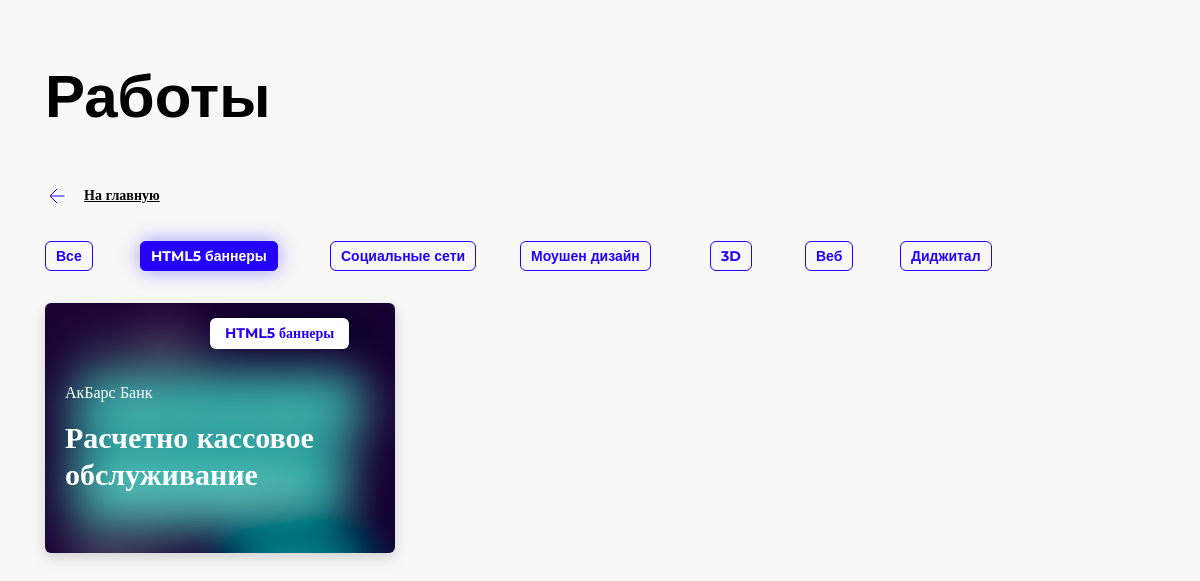
Screenshot of /projects/viewhtml5projects/ with the database file from the repository.
### timurmakarov/apps/projects/models.py (models this page shows, shortened)
class Project(models.Model):
	project_client = models.CharField('Название компании', max_length = 48)
	project_title = models.CharField('Название проекта', max_length = 36)
	project_type = models.CharField('Тип проекта', max_length = 36)
	project_description = models.TextField('Описание проекта')
	project_body = models.TextField('Тело проекта')
	project_cover = models.ImageField('Обложка проекта', upload_to='upload')
	pub_date = models.DateTimeField('Дата публикации')
	content = MDTextField()
	class Meta:
		verbose_name = 'Проект'
		verbose_name_plural = 'Проекты'

### timurmakarov/apps/projects/views.py (the view)
# urls.py: path('viewhtml5projects/', views.viewhtml5bannersProjects, name = 'viewhtml5projects'),
def viewhtml5bannersProjects(request):
	html5res = Project.objects.filter(project_type = "HTML5 баннеры")
	return render(request, 'projects/html5banners.html', {'html5res': html5res})

### timurmakarov/apps/projects/templates/projects/html5banners.html (shortened to what this page needs)
<!DOCTYPE html>
<html lang="ru">
<head>
	<link rel="stylesheet" href="https://stackpath.bootstrapcdn.com/bootstrap/4.3.1/css/bootstrap.min.css">
</head>
<body>
	<div class="container">
		<div class="row">
			<div class="col-md-12">
				<h1>Работы</h1>
			</div>
		</div>
	</div>
	{% extends 'nav.html' %}
	{% block content %}
	<div class="container project">
		<div class="row project-item">
			{% if html5res %}
			{% for a in html5res %}
			<div class="col-md-4 solo-item__block" style="padding: 15px;">
				<div class="solo-item" style="background-image: url({{ a.project_cover.url }}); background-size: cover;">
					<div class="solo-item__badge">
						<p>{{ a.project_type }}</p>
					</div>
					<p class="project-card__name">{{ a.project_client }}</p>
					<p>{{ a.project_title }}</p>
					<a class="watch-solo-project__btn" href="{% url 'projects:about' a.id %}"
					style="color: white; display: block; height: 90%; width: 100%"></a>
				</div>
			</div>
			{% endfor %}
		</div>
	</div>
	{% else %}
	Проекты не найдены!
	{% endif %}
	{% endblock %}

### timurmakarov/apps/projects/static/css/style.css (style rules this page uses)
body { animation: fadein 1s; margin-top: 60px; background-color: #F8F8F8 !important; font-family: 'Montserrat', sans-serif; }
h1 { font-size: 60px; font-weight: bold; color: black; }
.container, .project { margin-top: 20px; }
.solo-item { padding-top: 80px; box-shadow: 0px 5px 12.5px 0.5px rgba(0, 1, 5, 0.15); padding-left: 20px; border-radius: 6px; height: 250px; transition-duration: .3s; transition-timing-function: ease-out; }
.solo-item, p { font-family: Montserrat; font-style: normal; font-weight: bold; font-size: 30px; line-height: 37px; color: #FFFFFF; }
.solo-item__block { transition-timing-function: ease-out; transition-duration: .5s; }
.watch-solo-project__btn { position: absolute; bottom: 25px; font-weight: 400 !important; }
.solo-item__badge p { position: absolute; top: 30px; left: 180px; padding: 7px 15px 7px 15px; border-radius: 6px; background-color: white; font-family: Montserrat; font-style: normal; font-weight: bold; font-size: 14px; line-height: 17px; color: #2400FF; }
.project-card__name { font-family: Montserrat; font-style: normal; font-weight: normal; font-size: 16px; line-height: 20px; color: #FFFFFF; }
.project a { margin-top: 20px; font-family: Montserrat; font-style: normal; font-weight: bold; font-size: 14px; float: right; text-decoration-line: underline; color: #000000; }

### rows the page displays
Project: project_cover (picture), project_type "HTML5 баннеры", project_client "АкБарс Банк", project_title "Расчетно кассовое обслуживание"
